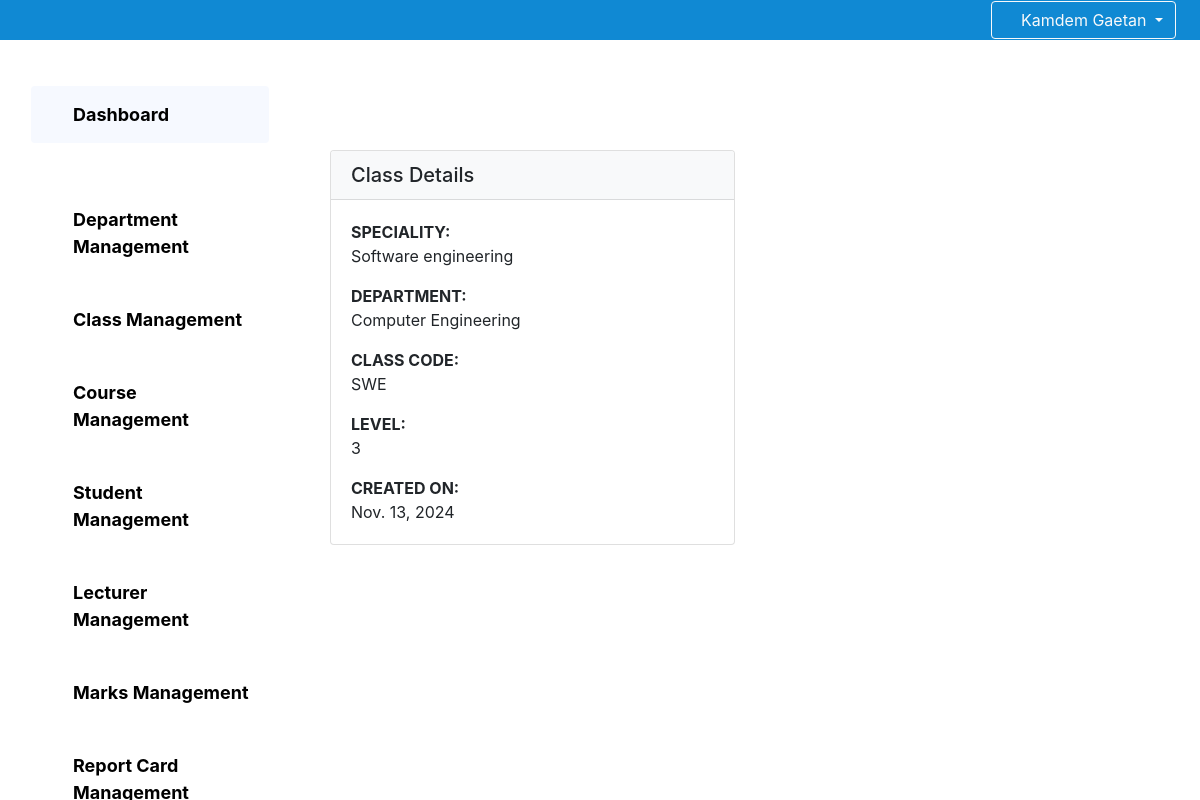
/administration/classes/3/ (signed in), run on the app's committed database.
### core/models.py (models this page shows, shortened)
class Classe(models.Model):
    creator=models.ForeignKey(Administrator,on_delete=models.DO_NOTHING)
    classcode=models.CharField(max_length=10)
    classname=models.CharField(max_length=255)
    level=models.CharField(max_length=255,null=True)
    speciality=models.CharField(max_length=255)
    department=models.ForeignKey(Department,on_delete=models.DO_NOTHING,null=True)
    creationdate=models.DateField(default=timezone.now)

class Department(models.Model):
    creator=models.ForeignKey(Administrator,on_delete=models.DO_NOTHING)
    departmentcode=models.CharField(max_length=20)
    departmentname=models.CharField(max_length=255)
    creationdate=models.DateField(default=timezone.now)
    def __str__(self):
        return self.departmentname

### core/Administration/views.py (the view)
# urls.py: path('classes/<id>/',views_administration.moreinfoclass, name='classeinfo'),
@login_required
def moreinfoclass(request,id):
    classe=Classe.objects.get(id=id)
    return render(request,'administration/viewclass.html',{"classe":classe})

### template/Administration/viewclass.html
{% extends "administration/base.html" %} {% block dash %}
<div class="container" style="margin-top: 80px;margin-bottom: 80px;">
  <div class="row">
    <div class="col-md-6">
      <div class="card">
        <div class="card-header bg-light">
          <h5 class="mb-0">Class Details</h5>
        </div>
        <div class="card-body">
         <strong>SPECIALITY:</strong> <p class="card-text">{{ classe.speciality}}</p>
         <strong>DEPARTMENT:</strong> <p class="card-text">{{ classe.department }}</p>
         <strong>CLASS CODE:</strong> <p class="card-text">{{ classe.classcode }}</p>
         <strong>LEVEL:</strong> <p class="card-text">{{ classe.level }}</p>
         <strong>CREATED ON:</strong> <p class="card-text">{{ classe.creationdate }}</p>
          </div>
        </div>
      </div>
    </div>
  </div>
</div>
{% endblock dash %}

### template/base.html (shortened to what this page needs)
{% load static %}
<!DOCTYPE html>
<html lang="en">
<head>
    <link rel="stylesheet" href='{% static "fontawesome/css/all.min.css" %}'>
    {% load bootstrap4 %}
    {% bootstrap_css %}
</head>
<body>
    <nav class="navbar navbar-expand-lg navbar-light bg-primary navbar-fixed">
        <form class="form-inline ml-auto">
            {% if request.user.is_authenticated %}
                <div class="dropdown">
                    <button class="btn btn-outline-light dropdown-toggle" type="button" id="userDropdown" data-toggle="dropdown" aria-haspopup="true" aria-expanded="false">
                        <i class="fas fa-user"></i> {{ request.user.get_full_name|title }}
                    </button>
                </div>
            {% endif %}
        </form>
    </nav>
    <div class="content-wrapper">
        {% block content %}{% endblock content %}
    <link rel="stylesheet" href="https://unpkg.com/bootoast@1.0.1/dist/bootoast.min.css">
</body>
</html>

### template/base.html (style rules this page uses)
.navbar-fixed { position: fixed; top: 0; width: 100%; z-index: 1000; background-color: rgb(16, 137, 211) !important; padding:0px 2vw 0vw 5vw!important;I }
.content-wrapper { padding-top: 70px; }

### data on the page
Classe: speciality "Software engineering", department "Computer Engineering", classcode "SWE", level "3", creationdate "Nov. 13, 2024"

### other printed values
{{ request.user.get_full_name|title }} "Kamdem Gaetan"
